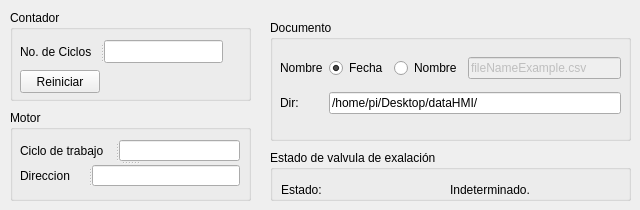
      <widget class="QWidget" name="tab_2">
       <attribute name="title">
        <string>Registro</string>
       </attribute>
       <widget class="QGroupBox" name="groupBox">
        <property name="geometry">
         <rect>
          <x>10</x>
          <y>10</y>
          <width>241</width>
          <height>91</height>
         </rect>
        </property>
        <property name="title">
         <string>Contador</string>
        </property>
        <widget class="QPushButton" name="pushButton_resetC">
         <property name="geometry">
          <rect>
           <x>10</x>
           <y>60</y>
           <width>80</width>
           <height>23</height>
          </rect>
         </property>
         <property name="text">
          <string>Reiniciar</string>
         </property>
        </widget>
        <widget class="QSplitter" name="splitter_4">
         <property name="geometry">
          <rect>
           <x>10</x>
           <y>30</y>
           <width>203</width>
           <height>23</height>
          </rect>
         </property>
         <property name="orientation">
          <enum>Qt::Horizontal</enum>
         </property>
         <widget class="QLabel" name="label">
          <property name="text">
           <string>No. de Ciclos</string>
          </property>
         </widget>
         <widget class="QLineEdit" name="lineEdit_ciclos"/>
        </widget>
       </widget>
       <widget class="QGroupBox" name="groupBox_2">
        <property name="geometry">
         <rect>
          <x>10</x>
          <y>110</y>
          <width>241</width>
          <height>91</height>
         </rect>
        </property>
        <property name="title">
         <string>Motor</string>
        </property>
        <widget class="QSplitter" name="splitter_7">
         <property name="geometry">
          <rect>
           <x>10</x>
           <y>30</y>
           <width>220</width>
           <height>46</height>
          </rect>
         </property>
         <property name="orientation">
          <enum>Qt::Vertical</enum>
         </property>
         <widget class="QSplitter" name="splitter_5">
          <property name="orientation">
           <enum>Qt::Horizontal</enum>
          </property>
          <widget class="QLabel" name="label_2">
           <property name="text">
            <string>Ciclo de trabajo</string>
           </property>
          </widget>
          <widget class="QLineEdit" name="lineEdit"/>
         </widget>
         <widget class="QSplitter" name="splitter_6">
          <property name="orientation">
           <enum>Qt::Horizontal</enum>
          </property>
          <widget class="QLabel" name="label_6">
           <property name="text">
            <string>Direccion</string>
           </property>
          </widget>
          <widget class="QLineEdit" name="lineEdit_2"/>
         </widget>
        </widget>
       </widget>
       <widget class="QGroupBox" name="groupBox_doc">
        <property name="enabled">
         <bool>true</bool>
        </property>
        <property name="geometry">
         <rect>
          <x>270</x>
          <y>20</y>
          <width>361</width>
          <height>121</height>
         </rect>
        </property>
        <property name="title">
         <string>Documento</string>
        </property>
        <widget class="QWidget" name="layoutWidget_11">
         <property name="geometry">
          <rect>
           <x>10</x>
           <y>30</y>
           <width>341</width>
           <height>71</height>
          </rect>
         </property>
         <layout class="QGridLayout" name="gridLayout_6">
          <item row="0" column="0">
           <widget class="QLabel" name="label_9">
            <property name="text">
             <string>Nombre</string>
            </property>
           </widget>
          </item>
          <item row="0" column="1">
           <widget class="QRadioButton" name="radioButton_date">
            <property name="text">
             <string>Fecha</string>
            </property>
            <property name="checked">
             <bool>true</bool>
            </property>
           </widget>
          </item>
          <item row="0" column="2">
           <widget class="QRadioButton" name="radioButton_name">
            <property name="text">
             <string>Nombre</string>
            </property>
           </widget>
          </item>
          <item row="0" column="3">
           <widget class="QLineEdit" name="lineEdit_textName">
            <property name="enabled">
             <bool>false</bool>
            </property>
            <property name="text">
             <string>fileNameExample.csv</string>
            </property>
           </widget>
          </item>
          <item row="1" column="0">
           <widget class="QLabel" name="label_14">
            <property name="text">
             <string>Dir:</string>
            </property>
           </widget>
          </item>
          <item row="1" column="1" colspan="3">
           <widget class="QLineEdit" name="lineEdit_dir">
            <property name="text">
             <string>/home/pi/Desktop/dataHMI/</string>
            </property>
           </widget>
          </item>
         </layout>
        </widget>
       </widget>
       <widget class="QGroupBox" name="groupBox_8">
        <property name="geometry">
         <rect>
          <x>270</x>
          <y>150</y>
          <width>361</width>
          <height>51</height>
         </rect>
        </property>
        <property name="title">
         <string>Estado de valvula de exalación</string>
        </property>
        <widget class="QWidget" name="layoutWidget_12">
         <property name="geometry">
          <rect>
           <x>11</x>
           <y>31</y>
           <width>331</width>
           <height>17</height>
          </rect>
         </property>
         <layout class="QHBoxLayout" name="horizontalLayout_7">
          <item>
           <widget class="QLabel" name="label_17">
            <property name="text">
             <string>Estado: </string>
            </property>
           </widget>
          </item>
          <item>
           <widget class="QLabel" name="label_valve">
            <property name="text">
             <string>Indeterminado.</string>
            </property>
           </widget>
          </item>
         </layout>
        </widget>
       </widget>
      </widget>
